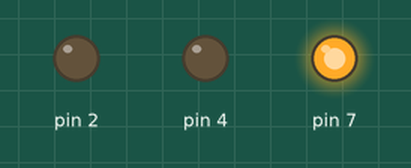
A sketch run on a simulated Arduino Uno, built with avr-gcc and run on an emulated ATmega328P. Parts: output pins drawn as LEDs (lit = HIGH).

Above: at 0.2 s.
At 1.2 s:
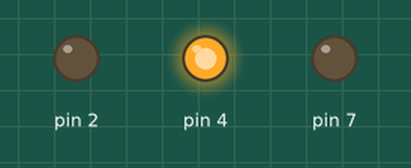
At 2.2 s:
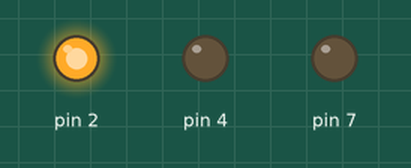
At 5.7 s:
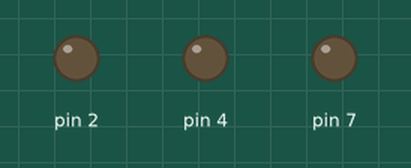
Timing chart, 0 to 6.9 s (numbered marks = the images above):
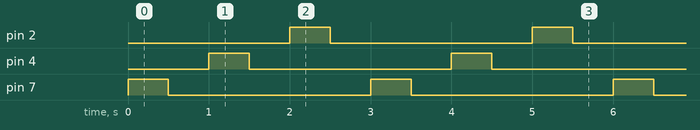

Measured:
- by itself, pin 2, pin 4, pin 7: alternates HIGH for 0.50 s and LOW for 2.5 s
- by itself, everything shown: repeats every 3.0 s, in 6 steps

The sketch:

LED1.ino
```cpp
void setup() {
  // put your setup code here, to run once:
  pinMode(7, OUTPUT);
  pinMode(4, OUTPUT);
  pinMode(2, OUTPUT);

}

void loop() {
  // put your main code here, to run repeatedly:
  digitalWrite(7, HIGH);
  delay(500);
  digitalWrite(7, LOW);
  delay(500);
  digitalWrite(4, HIGH);
  delay(500);
  digitalWrite(4, LOW);
  delay(500);
  digitalWrite(2, HIGH);
  delay(500);
  digitalWrite(2, LOW);
  delay(500);

}
```
